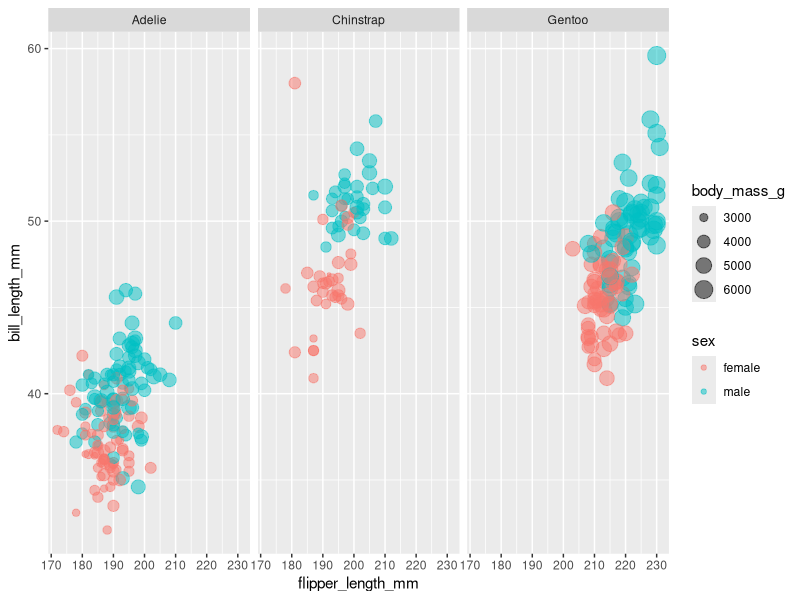
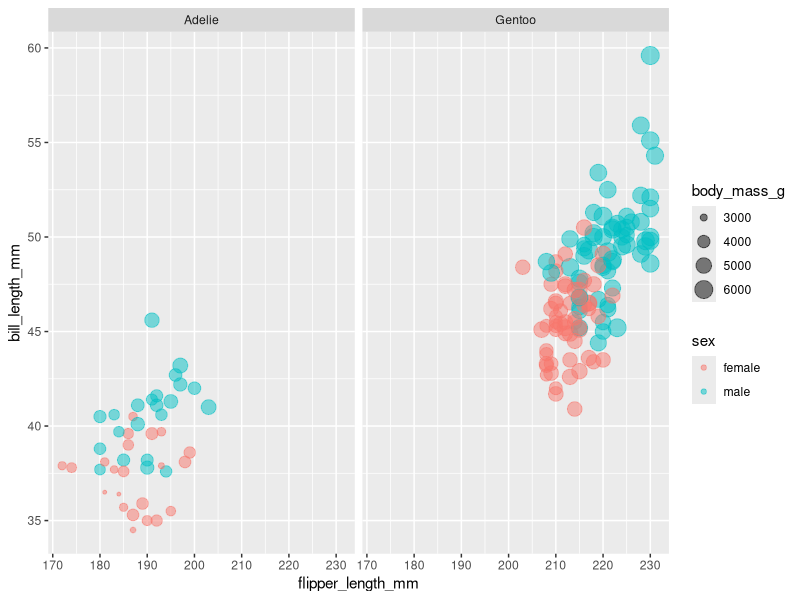
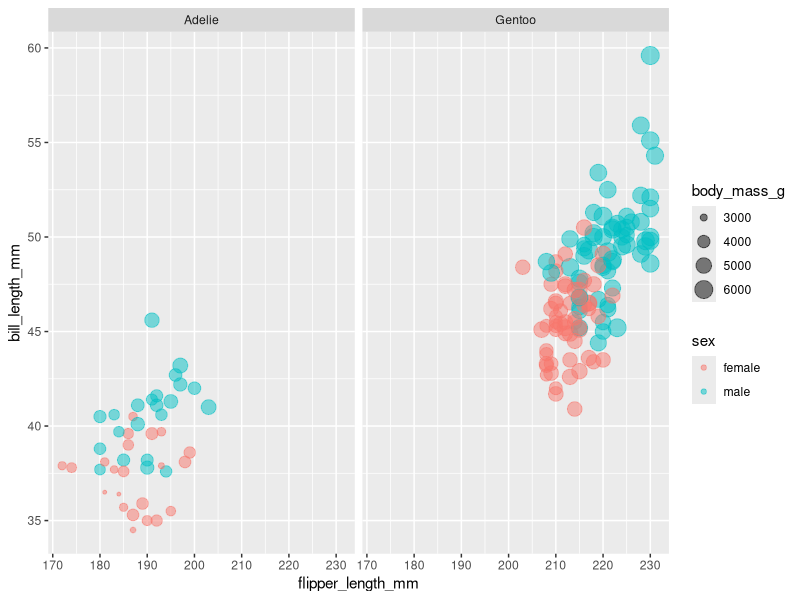

Write the R code that produced these figures, in order.
## ---- chunk 1
#| label: setup
#| echo: false
#| include: false
library(tidyverse)
library(palmerpenguins)
## ---- chunk 2
10+10
10/2
10*2+5
10-3
10^2
sqrt(100)
## ---- chunk 3
250/10
11^2
10*2+5
(20-10)/10
(40+50)/10
## ---- chunk 4

x <- 3
x
y <- 10*10
y
## ---- chunk 5

nome_do_objeto <- "valor"

nome_do_objeto
## ---- chunk 6
a <- 2
a
b <- 10
b
c <- 5
c
d <- 10*2
d
## ---- chunk 7
a*b
a+b
a/b
a-b
## ---- chunk 8
(c/d) + a
(a+b)/c
(a*b)+d
(c+d)/a
## ---- chunk 9
# Definindo os coeficientes da equação
a <- 2

b <- -1

c <- -4

# Calculando as soluções da equação
x1 <- (-b + sqrt(b^2 - 4*a*c)) / (2*a)

x2 <- (-b - sqrt(b^2 - 4*a*c)) / (2*a)

x1

x2
## ---- chunk 10
z <- c(1,2,10,12)
z
w <- c(3,5,6,8)
w
## ---- chunk 11
z
z*2
w
w*3
## ---- chunk 12
z+w
z-w
z-w^2
## ---- chunk 13
z <- c(1,2,10,12)
z
w <- c(3,5,6,8)
w
z^2
w+10
z/3
z+w
z/w

## ---- chunk 14
peso <- c(80.2, 56.3, 70.5,  60.3)
peso
altura <- c(1.75, 1.60, 1.65, 1.72)
altura
imc <- peso/altura^2
imc
## ---- chunk 15
#| code-line-numbers: "|3"
a <- letters

a
## ---- chunk 16
#| code-line-numbers: "|3"
data("cars")

cars 
## ---- chunk 17
# Criação de um vetor com os 5 primeiros números pares

pares <- c(2,4,6,8,10)

pares

# Elevando os pares ao quadrado

(pares)^2
## ---- chunk 18
#| echo: false
#| eval: true

penguins |> 
  filter(!is.na(sex)) |> 
  ggplot(aes(flipper_length_mm, 
             bill_length_mm, 
             color = sex,
             size = body_mass_g)) +
  geom_point(alpha = 0.5) +
  facet_wrap(~species) 
## ---- chunk 19
#| code-line-numbers: "|1|2|3|4|5|6|7|8|9|10"
#| output-location: slide
#| out-width: 400%
#| fig-dpi: 600  

penguins |> 
  filter(island == "Biscoe",
         !is.na(sex)) |>
  ggplot(aes(flipper_length_mm, 
             bill_length_mm, 
             color = sex, size = 
               body_mass_g)) +
  geom_point(alpha = 0.5) +
  facet_wrap(~species)
## ---- chunk 20
#| code-line-numbers: "|1|2"
#| output-location: slide
#| out-width: 400%
#| fig-dpi: 600
# O relatório 3 só precisava dos 
#dados da ilha Biscoe
penguins |> 
  filter(island == "Biscoe",
         !is.na(sex)) |>
  ggplot(aes(flipper_length_mm, 
             bill_length_mm, color = 
               sex, 
             size = body_mass_g)) +
  geom_point(alpha = 0.5) +
  facet_wrap(~species)
## ---- chunk 21
# Crie uma sequência de números de 1 a 10
seq(from=1, to=10)
## ---- chunk 22
# Agora, o incremento da sequência é por 2
seq(from=1, to=10, by = 2)
## ---- chunk 23
seq(1,10,2)
## ---- chunk 24
seq(by=2,to=10,from=1)
## ---- chunk 25
seq(2,10,1)
## ---- chunk 26
args(rnorm)
## ---- chunk 27
z <- c(2,2,6,11,9,20)
sum(z)
mean(z)
median(z)
## ---- chunk 28
f <- c(2,2,6,11,9,20)
range(f)
min(f)
max(f)
quantile(f)
## ---- chunk 29
mil <- rnorm(n = 100, mean = 30, sd = 4)

sum(mil)

mean(mil)

sd(mil)

median(mil)

min(mil)

max(mil)

quantile(mil)
